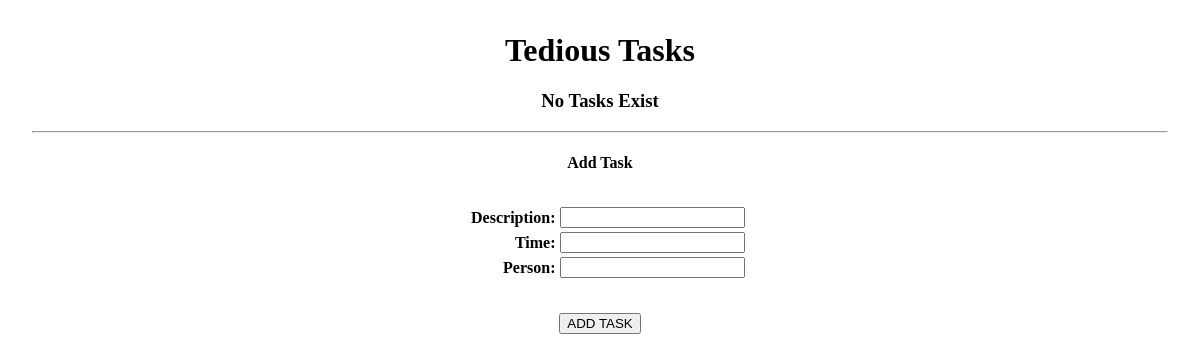
The app's page /, older data.
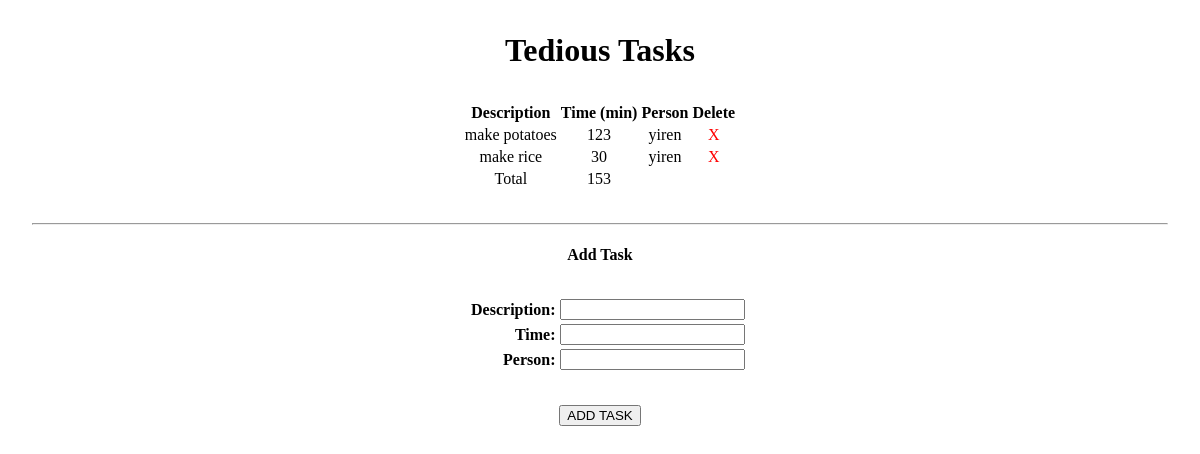
The same page, newer data.
### assessment/models.py (models this page shows, shortened)
class Task(models.Model):
    description = models.CharField(max_length=200)
    time = models.IntegerField()
    person = models.CharField(max_length=50)

### assessment/views.py (the view)
# urls.py: path('', views.home, name='home'),
def home(request):
    tasks = Task.objects.all()
    form = TaskForm()
    total = Task.objects.all().aggregate(Sum('time'))
    return render(request, 'home.html', {
        'task_list': tasks,
        'form': form,
        'total': total,
    })

### assessment/views.py
class TaskForm(ModelForm):
    class Meta:
        model = Task
        fields = '__all__'

### assessment/templates/home.html (shortened to what this page needs)
{% load static %}
<!DOCTYPE html>
<html lang="en">
<head>
    <link rel="stylesheet" href="https://unpkg.com/purecss@1.0.0/build/pure-min.css">
    <link rel="stylesheet" type="text/css" href="{% static 'css/style.css' %}">
</head>
<body>
    <h1>Tedious Tasks</h1>
    {% if task_list|length == 0 %}
        <h3>No Tasks Exist</h3>
    {% else %}
    <table class="pure-table pure-table-striped">
        <thead>
            <tr>
                <th>Description</th>
                <th>Time (min)</th>
                <th>Person</th>
                <th>Delete</th>
            </tr>
        </thead>
            {% for task in task_list %}
                <tr>
                    <td>{{ task.description }}</td>
                    <td>{{ task.time }}</td>
                    <td>{{ task.person }}</td>
                    <td><a href="{% url 'delete' task.id %}">X</a></td>
                </tr>
            {% endfor %}
                <tr>
                    <td>Total</td>
                    <td>{{ total.time__sum }}</td>
                    <td></td>
                    <td></td>
                </tr>
        {% endif %}
    </table>
    <hr>
    <h4>Add Task</h4>
    <form class="pure-form" action="{% url 'add' %}" method="POST">
        <table class="pure-table pure-table-striped">
            {{ form.as_table }}
        </table>
        <button class="pure-button" type="submit">ADD TASK</button>
    </form>
</body>
</html>

### assessment/static/css/style.css (style rules this page uses)
body { text-align: center; margin: 2rem; }
label { display: inline-block; width: 100px; text-align: right; }
table { margin: 2rem auto; }
table a { color: red; text-decoration: none; }

Row changes from the older to the newer data that the page shows:
added Task: description "make potatoes", time "123", person "yiren"
added Task: description "make rice", time "30", person "yiren"
Text that changed along with them:
{{ total.time__sum }}: (not shown) → "153"
text no longer shown: "No Tasks Exist"
text now shown: "Description Time (min) Person Delete Total"
